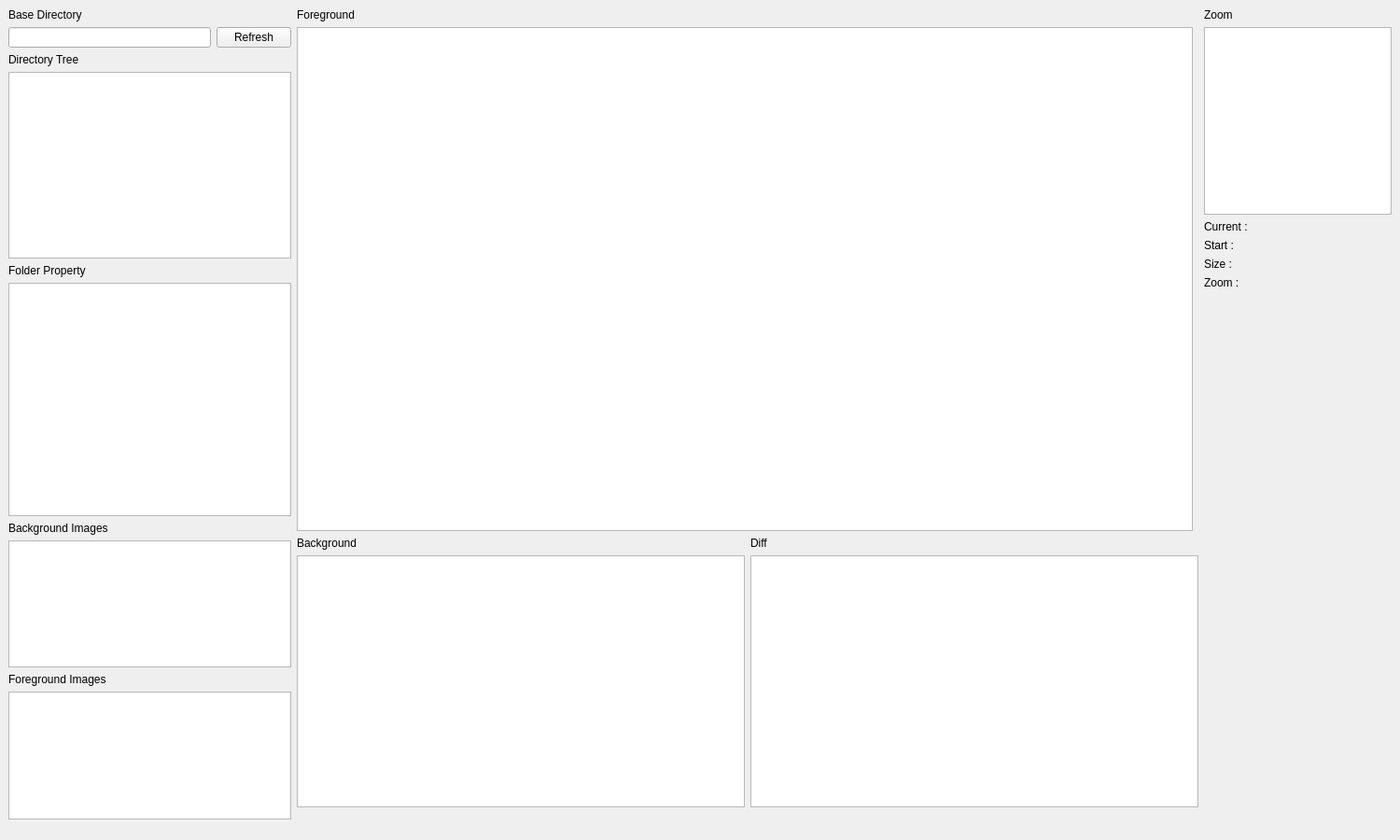
<?xml version="1.0" encoding="UTF-8"?>
<ui version="4.0">
 <class>MainWindow</class>
 <widget class="QMainWindow" name="MainWindow">
  <property name="geometry">
   <rect>
    <x>0</x>
    <y>0</y>
    <width>1500</width>
    <height>900</height>
   </rect>
  </property>
  <property name="sizePolicy">
   <sizepolicy hsizetype="Fixed" vsizetype="Fixed">
    <horstretch>0</horstretch>
    <verstretch>0</verstretch>
   </sizepolicy>
  </property>
  <property name="minimumSize">
   <size>
    <width>0</width>
    <height>0</height>
   </size>
  </property>
  <property name="maximumSize">
   <size>
    <width>1500</width>
    <height>900</height>
   </size>
  </property>
  <property name="windowTitle">
   <string>MainWindow</string>
  </property>
  <widget class="QWidget" name="centralwidget">
   <layout class="QHBoxLayout" name="horizontalLayout_2">
    <item>
     <layout class="QVBoxLayout" name="verticalLayout">
      <item>
       <widget class="QLabel" name="label_5">
        <property name="text">
         <string>Base Directory</string>
        </property>
       </widget>
      </item>
      <item>
       <layout class="QVBoxLayout" name="verticalLayout_6">
        <item>
         <layout class="QHBoxLayout" name="horizontalLayout_3">
          <item>
           <widget class="QLineEdit" name="lineEdit_BaseDirectory"/>
          </item>
          <item>
           <widget class="QPushButton" name="pushButton_Refresh">
            <property name="text">
             <string>Refresh</string>
            </property>
           </widget>
          </item>
         </layout>
        </item>
       </layout>
      </item>
      <item>
       <layout class="QVBoxLayout" name="verticalLayout_5">
        <item>
         <widget class="QLabel" name="label_4">
          <property name="text">
           <string>Directory Tree</string>
          </property>
         </widget>
        </item>
        <item>
         <widget class="QTreeView" name="treeView_directory_tree">
          <property name="minimumSize">
           <size>
            <width>0</width>
            <height>200</height>
           </size>
          </property>
          <property name="maximumSize">
           <size>
            <width>9999999</width>
            <height>200</height>
           </size>
          </property>
          <property name="animated">
           <bool>true</bool>
          </property>
         </widget>
        </item>
       </layout>
      </item>
      <item>
       <layout class="QVBoxLayout" name="verticalLayout_3">
        <item>
         <layout class="QVBoxLayout" name="verticalLayout_4">
          <item>
           <widget class="QLabel" name="label_3">
            <property name="text">
             <string>Folder Property</string>
            </property>
           </widget>
          </item>
          <item>
           <widget class="QTableWidget" name="tableWidget_folder_property">
            <property name="minimumSize">
             <size>
              <width>0</width>
              <height>250</height>
             </size>
            </property>
            <property name="editTriggers">
             <set>QAbstractItemView::NoEditTriggers</set>
            </property>
           </widget>
          </item>
          <item>
           <layout class="QHBoxLayout" name="horizontalLayout_5">
            <item>
             <widget class="QLabel" name="label_2">
              <property name="text">
               <string>Background Images</string>
              </property>
             </widget>
            </item>
            <item>
             <widget class="QLabel" name="label_count_backgrounds">
              <property name="text">
               <string/>
              </property>
              <property name="alignment">
               <set>Qt::AlignRight|Qt::AlignTrailing|Qt::AlignVCenter</set>
              </property>
             </widget>
            </item>
           </layout>
          </item>
          <item>
           <widget class="QListWidget" name="listWidget_backgrounds">
            <property name="maximumSize">
             <size>
              <width>16777215</width>
              <height>150</height>
             </size>
            </property>
           </widget>
          </item>
          <item>
           <layout class="QHBoxLayout" name="horizontalLayout_4">
            <item>
             <widget class="QLabel" name="label">
              <property name="text">
               <string>Foreground Images</string>
              </property>
             </widget>
            </item>
            <item>
             <widget class="QLabel" name="label_count_foregrounds">
              <property name="text">
               <string/>
              </property>
              <property name="alignment">
               <set>Qt::AlignRight|Qt::AlignTrailing|Qt::AlignVCenter</set>
              </property>
             </widget>
            </item>
           </layout>
          </item>
          <item>
           <widget class="QListWidget" name="listWidget_foregrounds">
            <property name="maximumSize">
             <size>
              <width>16777215</width>
              <height>150</height>
             </size>
            </property>
           </widget>
          </item>
         </layout>
        </item>
        <item>
         <spacer name="verticalSpacer">
          <property name="orientation">
           <enum>Qt::Vertical</enum>
          </property>
          <property name="sizeHint" stdset="0">
           <size>
            <width>20</width>
            <height>40</height>
           </size>
          </property>
         </spacer>
        </item>
       </layout>
      </item>
     </layout>
    </item>
    <item>
     <layout class="QVBoxLayout" name="verticalLayout_2">
      <item>
       <layout class="QVBoxLayout" name="verticalLayout_7">
        <item>
         <widget class="QLabel" name="label_8">
          <property name="text">
           <string>Foreground</string>
          </property>
         </widget>
        </item>
        <item>
         <widget class="QGraphicsView" name="graphicsView_foreground">
          <property name="minimumSize">
           <size>
            <width>960</width>
            <height>540</height>
           </size>
          </property>
          <property name="maximumSize">
           <size>
            <width>960</width>
            <height>540</height>
           </size>
          </property>
         </widget>
        </item>
       </layout>
      </item>
      <item>
       <layout class="QHBoxLayout" name="horizontalLayout">
        <item>
         <layout class="QVBoxLayout" name="verticalLayout_8">
          <item>
           <widget class="QLabel" name="label_7">
            <property name="text">
             <string>Background</string>
            </property>
           </widget>
          </item>
          <item>
           <widget class="QGraphicsView" name="graphicsView_background">
            <property name="minimumSize">
             <size>
              <width>480</width>
              <height>270</height>
             </size>
            </property>
            <property name="maximumSize">
             <size>
              <width>480</width>
              <height>270</height>
             </size>
            </property>
           </widget>
          </item>
         </layout>
        </item>
        <item>
         <layout class="QVBoxLayout" name="verticalLayout_9">
          <item>
           <widget class="QLabel" name="label_6">
            <property name="text">
             <string>Diff</string>
            </property>
           </widget>
          </item>
          <item>
           <widget class="QGraphicsView" name="graphicsView_diffground">
            <property name="minimumSize">
             <size>
              <width>480</width>
              <height>270</height>
             </size>
            </property>
            <property name="maximumSize">
             <size>
              <width>480</width>
              <height>270</height>
             </size>
            </property>
           </widget>
          </item>
         </layout>
        </item>
       </layout>
      </item>
      <item>
       <spacer name="verticalSpacer_2">
        <property name="orientation">
         <enum>Qt::Vertical</enum>
        </property>
        <property name="sizeHint" stdset="0">
         <size>
          <width>20</width>
          <height>40</height>
         </size>
        </property>
       </spacer>
      </item>
     </layout>
    </item>
    <item>
     <layout class="QVBoxLayout" name="verticalLayout_10">
      <item>
       <widget class="QLabel" name="label_9">
        <property name="text">
         <string>Zoom</string>
        </property>
       </widget>
      </item>
      <item>
       <widget class="QGraphicsView" name="graphicsView_zoomground">
        <property name="sizePolicy">
         <sizepolicy hsizetype="Fixed" vsizetype="Expanding">
          <horstretch>0</horstretch>
          <verstretch>0</verstretch>
         </sizepolicy>
        </property>
        <property name="minimumSize">
         <size>
          <width>201</width>
          <height>201</height>
         </size>
        </property>
        <property name="maximumSize">
         <size>
          <width>201</width>
          <height>201</height>
         </size>
        </property>
       </widget>
      </item>
      <item>
       <layout class="QHBoxLayout" name="horizontalLayout_6">
        <item>
         <widget class="QLabel" name="label_10">
          <property name="text">
           <string>Current : </string>
          </property>
         </widget>
        </item>
        <item>
         <widget class="QLabel" name="label_cursor_pos">
          <property name="text">
           <string/>
          </property>
          <property name="alignment">
           <set>Qt::AlignRight|Qt::AlignTrailing|Qt::AlignVCenter</set>
          </property>
         </widget>
        </item>
       </layout>
      </item>
      <item>
       <layout class="QHBoxLayout" name="horizontalLayout_7">
        <item>
         <widget class="QLabel" name="label_11">
          <property name="text">
           <string>Start :</string>
          </property>
         </widget>
        </item>
        <item>
         <widget class="QLabel" name="label_cursor_start">
          <property name="text">
           <string/>
          </property>
          <property name="alignment">
           <set>Qt::AlignRight|Qt::AlignTrailing|Qt::AlignVCenter</set>
          </property>
         </widget>
        </item>
       </layout>
      </item>
      <item>
       <layout class="QHBoxLayout" name="horizontalLayout_8">
        <item>
         <widget class="QLabel" name="label_12">
          <property name="text">
           <string>Size :</string>
          </property>
         </widget>
        </item>
        <item>
         <widget class="QLabel" name="label_cursor_size">
          <property name="text">
           <string/>
          </property>
          <property name="alignment">
           <set>Qt::AlignRight|Qt::AlignTrailing|Qt::AlignVCenter</set>
          </property>
         </widget>
        </item>
       </layout>
      </item>
      <item>
       <layout class="QHBoxLayout" name="horizontalLayout_9">
        <item>
         <widget class="QLabel" name="label_13">
          <property name="text">
           <string>Zoom :</string>
          </property>
         </widget>
        </item>
        <item>
         <widget class="QLabel" name="label_zoom">
          <property name="text">
           <string/>
          </property>
          <property name="alignment">
           <set>Qt::AlignRight|Qt::AlignTrailing|Qt::AlignVCenter</set>
          </property>
         </widget>
        </item>
       </layout>
      </item>
      <item>
       <spacer name="verticalSpacer_3">
        <property name="orientation">
         <enum>Qt::Vertical</enum>
        </property>
        <property name="sizeHint" stdset="0">
         <size>
          <width>20</width>
          <height>40</height>
         </size>
        </property>
       </spacer>
      </item>
     </layout>
    </item>
   </layout>
  </widget>
 </widget>
 <resources/>
 <connections/>
</ui>
